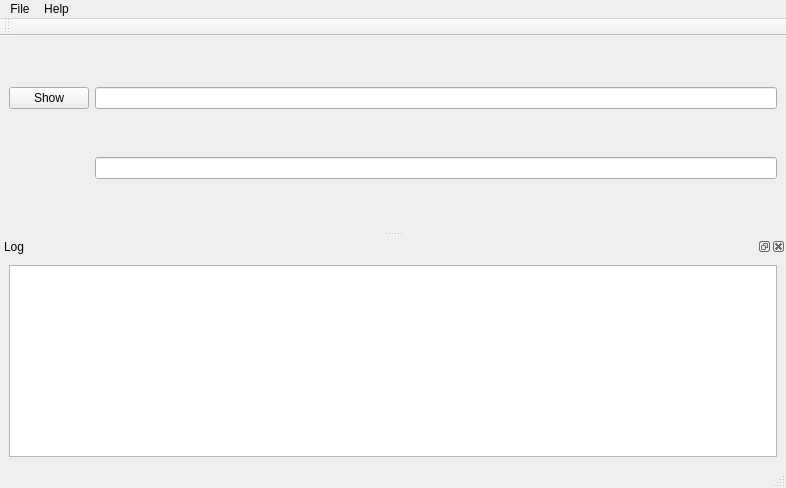
<?xml version="1.0" encoding="UTF-8"?>
<ui version="4.0">
 <class>MainWindow</class>
 <widget class="QMainWindow" name="MainWindow">
  <property name="geometry">
   <rect>
    <x>0</x>
    <y>0</y>
    <width>786</width>
    <height>488</height>
   </rect>
  </property>
  <property name="windowTitle">
   <string>MainWindow</string>
  </property>
  <widget class="QWidget" name="centralwidget">
   <layout class="QGridLayout" name="gridLayout">
    <item row="0" column="0">
     <widget class="QPushButton" name="btn_show">
      <property name="text">
       <string>Show</string>
      </property>
     </widget>
    </item>
    <item row="0" column="1">
     <widget class="QLineEdit" name="le_msg"/>
    </item>
    <item row="1" column="1">
     <widget class="QLineEdit" name="le_thread_msg"/>
    </item>
   </layout>
  </widget>
  <widget class="QMenuBar" name="menubar">
   <property name="geometry">
    <rect>
     <x>0</x>
     <y>0</y>
     <width>786</width>
     <height>21</height>
    </rect>
   </property>
   <widget class="QMenu" name="menuFile">
    <property name="title">
     <string>File</string>
    </property>
    <addaction name="actionOpen"/>
    <addaction name="actionSave"/>
    <addaction name="actionSave_As"/>
    <addaction name="actionExit"/>
   </widget>
   <widget class="QMenu" name="menuHelp">
    <property name="title">
     <string>Help</string>
    </property>
    <addaction name="actionAbout"/>
   </widget>
   <addaction name="menuFile"/>
   <addaction name="menuHelp"/>
  </widget>
  <widget class="QStatusBar" name="statusbar"/>
  <widget class="QToolBar" name="toolBar">
   <property name="windowTitle">
    <string>toolBar</string>
   </property>
   <attribute name="toolBarArea">
    <enum>TopToolBarArea</enum>
   </attribute>
   <attribute name="toolBarBreak">
    <bool>false</bool>
   </attribute>
  </widget>
  <widget class="QDockWidget" name="dockWidget">
   <property name="floating">
    <bool>false</bool>
   </property>
   <property name="windowTitle">
    <string>Log</string>
   </property>
   <attribute name="dockWidgetArea">
    <number>8</number>
   </attribute>
   <widget class="QWidget" name="dockWidgetContents_2">
    <layout class="QVBoxLayout" name="verticalLayout_2">
     <item>
      <widget class="QTextEdit" name="textEdit"/>
     </item>
    </layout>
   </widget>
  </widget>
  <action name="actionOpen">
   <property name="text">
    <string>Open</string>
   </property>
  </action>
  <action name="actionSave">
   <property name="text">
    <string>Save</string>
   </property>
  </action>
  <action name="actionSave_As">
   <property name="text">
    <string>Save As</string>
   </property>
  </action>
  <action name="actionExit">
   <property name="text">
    <string>Exit</string>
   </property>
  </action>
  <action name="actionAbout">
   <property name="text">
    <string>About</string>
   </property>
  </action>
 </widget>
 <resources/>
 <connections/>
</ui>
